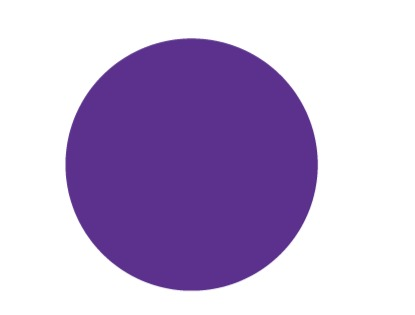
#> input picture TP2/10circles/c10.jpeg, 415 x 315 px; its folder holds only this picture in this run
$ python -i funciones.py   (imports and definitions only)
#> lines starting #> are read from the running program, lines starting #| are printed output that depends on the picture; after the words box and inside, x2 and y2 are one past the last pixel; in counts of white or black regions, pixels touching at a corner belong together
import cv2
import csv
import glob
import numpy
from sklearn import tree
from joblib import dump, load
import math


file_name = "/TP2"


def hu_moments_of_file(filename):
#> called with filename = '../10circles/c10.jpeg'
    image = cv2.imread(filename)
#> image is the input picture: shape (315, 415, 3); mean B, G, R 211.3, 176.1, 192.6
    gray = cv2.cvtColor(image, cv2.COLOR_RGB2GRAY)
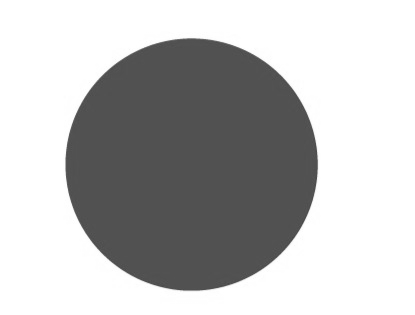
#> gray: shape (315, 415); min 71, max 255, mean 188.4
    bin = cv2.adaptiveThreshold(gray, 255, cv2.ADAPTIVE_THRESH_GAUSSIAN_C, cv2.THRESH_BINARY, 67, 2)
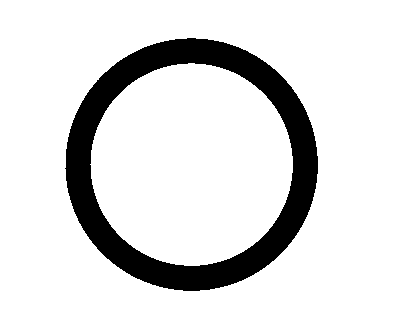
#> bin: shape (315, 415); 86.4% white; 1 black region, box (x1, y1, x2, y2) and area: (65, 38, 318, 291) 17824

    # Invert the image so the area of the UAV is filled with 1's. This is necessary since
    # cv::findContours describes the boundary of areas consisting of 1's.
    bin = 255 - bin # como sabemos que las figuras son negras invertimos los valores binarios para que esten en 1.

    kernel = numpy.ones((3, 3), numpy.uint8)  # Tamaño del bloque a recorrer
    # buscamos eliminar falsos positivos (puntos blancos en el fondo) para eliminar ruido.
    bin = cv2.morphologyEx(bin, cv2.MORPH_ERODE, kernel)
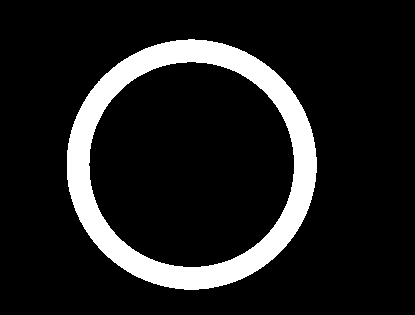
#> bin: shape (315, 415); 12.2% white; 1 white region

    contours, hierarchy = cv2.findContours(bin, cv2.RETR_LIST,
                                           cv2.CHAIN_APPROX_SIMPLE)  # encuetra los contornos
#> contours = 2 contours; box (x1, y1, x2, y2) and area: (67, 39, 317, 290) 48658, (88, 61, 295, 268) 33300
    shape_contour = max(contours, key=cv2.contourArea)  # Agarra el contorno de area maxima
#> shape_contour = contour of 363 points, box (x1, y1, x2, y2) (67, 39, 317, 290), area 48658

    # Calculate Moments
    moments = cv2.moments(shape_contour)  # momentos de inercia
#> moments = moments, m00 48657.5, centre m10/m00, m01/m00 = (191.2, 164.1)
    # Calculate Hu Moments
    huMoments = cv2.HuMoments(moments)  # momentos de Hu
#> huMoments = [0.159, 5.99e-10, 7.69e-10, 1.8e-15, 2.06e-27, -3.47e-20, -4.77e-28]
    # Log scale hu moments
    for i in range(0, 7):
        huMoments[i] = -1 * math.copysign(1.0, huMoments[i]) * math.log10(abs(huMoments[i])) # Mapeo para agrandar la escala.
#> after the loop, huMoments = [0.798, 9.22, 9.11, 14.74, 26.69, -19.46, -27.32]
    return huMoments


# [43 lines left out: functions write_hu_moments, generate_hu_moments_file, divide, read_labels, not called in this run]


def get_trained_model():
    return load('filename.joblib')


# [16 lines left out: functions train_model, label_to_int, not called in this run]

>>> result = hu_moments_of_file('../10circles/c10.jpeg')
#> result = [0.798, 9.22, 9.11, 14.74, 26.69, -19.46, -27.32]

$ run again, on TP2/10circles/c1.png
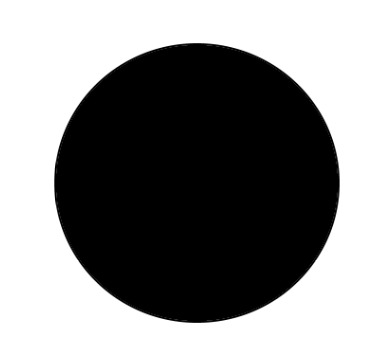
#> input picture TP2/10circles/c1.png, 384 x 348 px
#> in hu_moments_of_file, image is the input picture: shape (348, 384, 3); min 0, max 255, mean 135.5
#> in hu_moments_of_file, `bin = cv2.adaptiveThreshold(gray, 255, cv2.ADAPTIVE_THRESH_GAUSSIAN_C,..`:
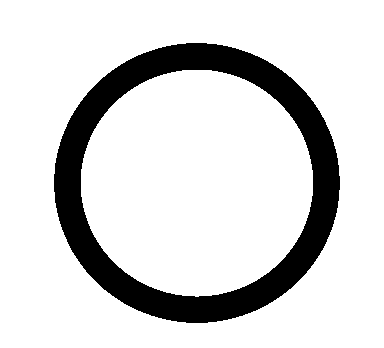
#> bin: shape (348, 384); 84.1% white; 1 black region, box (x1, y1, x2, y2) and area: (54, 43, 340, 323) 21260
#> in hu_moments_of_file, `bin = cv2.morphologyEx(bin, cv2.MORPH_ERODE, kernel)`:
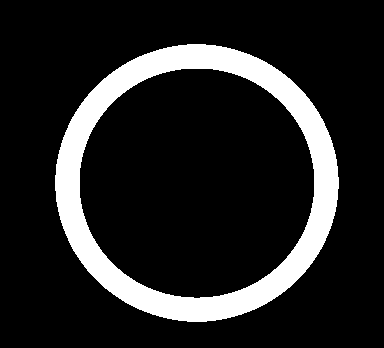
#> bin: shape (348, 384); 14.4% white; 1 white region
#> contours = 2 contours; box (x1, y1, x2, y2) and area: (55, 44, 339, 322) 61176, (79, 68, 315, 299) 42690
#> shape_contour = contour of 400 points, box (x1, y1, x2, y2) (55, 44, 339, 322), area 61176
#> moments = moments, m00 61176, centre m10/m00, m01/m00 = (196.5, 182.5)
#> in hu_moments_of_file, `huMoments = cv2.HuMoments(moments)`: huMoments = [0.159, 1.09e-05, 3.04e-10, 4.94e-14, 1.67e-25, 1.3e-16, 9.38e-26]
#> after the loop in hu_moments_of_file, `for i in range(0, 7):`: huMoments = [0.798, 4.96, 9.52, 13.31, 24.78, 15.89, 25.03]
